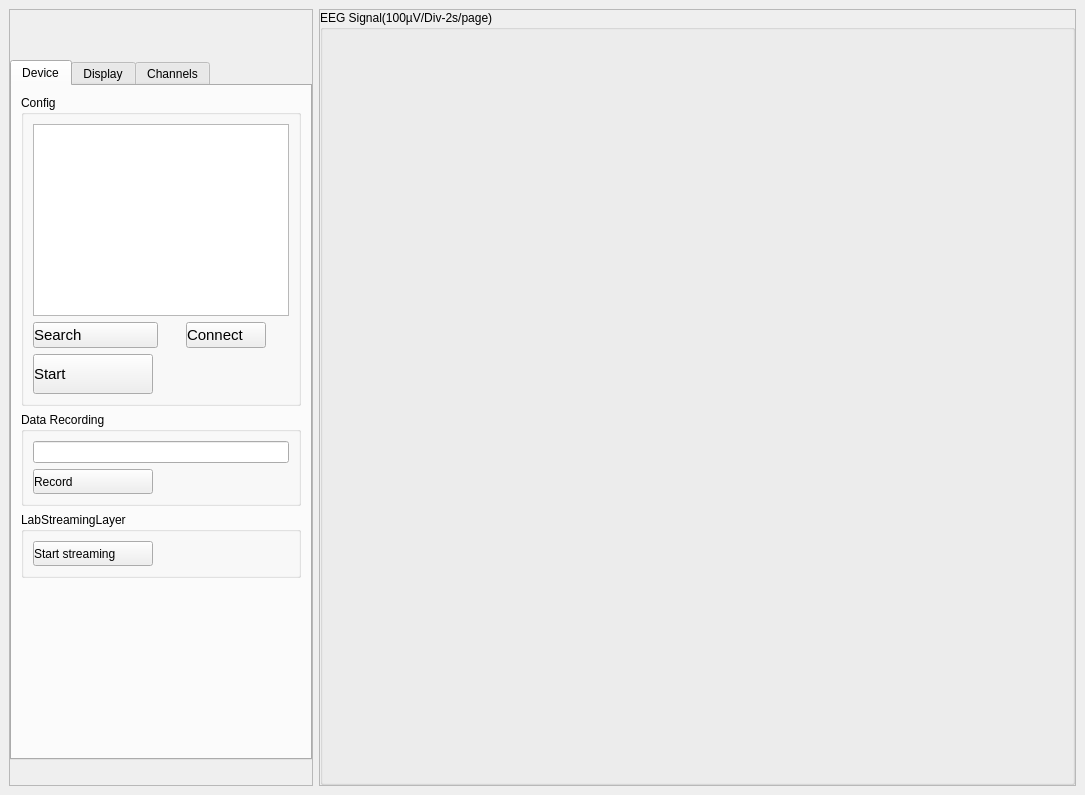
<?xml version="1.0" encoding="UTF-8"?>
<ui version="4.0">
 <class>MainWindow</class>
 <widget class="QMainWindow" name="MainWindow">
  <property name="geometry">
   <rect>
    <x>0</x>
    <y>0</y>
    <width>1085</width>
    <height>795</height>
   </rect>
  </property>
  <property name="windowTitle">
   <string>eConAlpha</string>
  </property>
  <property name="styleSheet">
   <string notr="true"/>
  </property>
  <widget class="QWidget" name="centralwidget">
   <layout class="QHBoxLayout" name="horizontalLayout" stretch="0,5">
    <item>
     <widget class="QFrame" name="frame_menu">
      <property name="minimumSize">
       <size>
        <width>0</width>
        <height>500</height>
       </size>
      </property>
      <property name="styleSheet">
       <string notr="true">text-align: left;</string>
      </property>
      <property name="frameShape">
       <enum>QFrame::StyledPanel</enum>
      </property>
      <property name="frameShadow">
       <enum>QFrame::Raised</enum>
      </property>
      <layout class="QVBoxLayout" name="verticalLayout">
       <property name="spacing">
        <number>0</number>
       </property>
       <property name="leftMargin">
        <number>0</number>
       </property>
       <property name="topMargin">
        <number>0</number>
       </property>
       <property name="rightMargin">
        <number>0</number>
       </property>
       <property name="bottomMargin">
        <number>0</number>
       </property>
       <item alignment="Qt::AlignHCenter">
        <widget class="QLabel" name="label_menu_logo">
         <property name="minimumSize">
          <size>
           <width>100</width>
           <height>50</height>
          </size>
         </property>
         <property name="maximumSize">
          <size>
           <width>70</width>
           <height>50</height>
          </size>
         </property>
         <property name="text">
          <string/>
         </property>
         <property name="pixmap">
          <pixmap resource="resource.qrc">:/logos/resources/logo.png</pixmap>
         </property>
         <property name="scaledContents">
          <bool>true</bool>
         </property>
         <property name="alignment">
          <set>Qt::AlignCenter</set>
         </property>
         <property name="margin">
          <number>3</number>
         </property>
        </widget>
       </item>
       <item>
        <widget class="QTabWidget" name="tabWidget">
         <property name="tabPosition">
          <enum>QTabWidget::North</enum>
         </property>
         <property name="currentIndex">
          <number>0</number>
         </property>
         <widget class="QWidget" name="tab">
          <attribute name="title">
           <string>Device</string>
          </attribute>
          <layout class="QVBoxLayout" name="verticalLayout_5">
           <item>
            <layout class="QVBoxLayout" name="verticalLayout_2">
             <item>
              <widget class="QGroupBox" name="groupBox_3">
               <property name="title">
                <string>Config</string>
               </property>
               <layout class="QVBoxLayout" name="verticalLayout_10">
                <item>
                 <widget class="QListWidget" name="listWidget"/>
                </item>
                <item>
                 <layout class="QHBoxLayout" name="horizontalLayout_8" stretch="0,0">
                  <item>
                   <widget class="QPushButton" name="pushButton_search">
                    <property name="maximumSize">
                     <size>
                      <width>16777215</width>
                      <height>40</height>
                     </size>
                    </property>
                    <property name="font">
                     <font>
                      <pointsize>11</pointsize>
                     </font>
                    </property>
                    <property name="text">
                     <string>Search</string>
                    </property>
                    <property name="checkable">
                     <bool>false</bool>
                    </property>
                   </widget>
                  </item>
                  <item alignment="Qt::AlignHCenter">
                   <widget class="QPushButton" name="pushButton_connect">
                    <property name="sizePolicy">
                     <sizepolicy hsizetype="Minimum" vsizetype="Fixed">
                      <horstretch>0</horstretch>
                      <verstretch>0</verstretch>
                     </sizepolicy>
                    </property>
                    <property name="minimumSize">
                     <size>
                      <width>0</width>
                      <height>0</height>
                     </size>
                    </property>
                    <property name="maximumSize">
                     <size>
                      <width>16777215</width>
                      <height>40</height>
                     </size>
                    </property>
                    <property name="font">
                     <font>
                      <pointsize>11</pointsize>
                     </font>
                    </property>
                    <property name="inputMethodHints">
                     <set>Qt::ImhSensitiveData</set>
                    </property>
                    <property name="text">
                     <string>Connect</string>
                    </property>
                    <property name="checkable">
                     <bool>true</bool>
                    </property>
                   </widget>
                  </item>
                 </layout>
                </item>
                <item>
                 <widget class="QPushButton" name="pushButton_start">
                  <property name="minimumSize">
                   <size>
                    <width>120</width>
                    <height>40</height>
                   </size>
                  </property>
                  <property name="maximumSize">
                   <size>
                    <width>120</width>
                    <height>40</height>
                   </size>
                  </property>
                  <property name="font">
                   <font>
                    <pointsize>11</pointsize>
                   </font>
                  </property>
                  <property name="inputMethodHints">
                   <set>Qt::ImhNone</set>
                  </property>
                  <property name="text">
                   <string>Start</string>
                  </property>
                  <property name="checkable">
                   <bool>true</bool>
                  </property>
                 </widget>
                </item>
               </layout>
              </widget>
             </item>
             <item>
              <widget class="QGroupBox" name="groupBox_2">
               <property name="title">
                <string>Data Recording</string>
               </property>
               <layout class="QVBoxLayout" name="verticalLayout_9">
                <item>
                 <widget class="QLineEdit" name="lineEdit"/>
                </item>
                <item>
                 <widget class="QPushButton" name="pushButton_3">
                  <property name="enabled">
                   <bool>true</bool>
                  </property>
                  <property name="sizePolicy">
                   <sizepolicy hsizetype="Minimum" vsizetype="Fixed">
                    <horstretch>0</horstretch>
                    <verstretch>0</verstretch>
                   </sizepolicy>
                  </property>
                  <property name="minimumSize">
                   <size>
                    <width>120</width>
                    <height>25</height>
                   </size>
                  </property>
                  <property name="maximumSize">
                   <size>
                    <width>120</width>
                    <height>25</height>
                   </size>
                  </property>
                  <property name="layoutDirection">
                   <enum>Qt::LeftToRight</enum>
                  </property>
                  <property name="text">
                   <string>Record</string>
                  </property>
                 </widget>
                </item>
               </layout>
              </widget>
             </item>
             <item>
              <widget class="QGroupBox" name="groupBox">
               <property name="title">
                <string>LabStreamingLayer</string>
               </property>
               <layout class="QVBoxLayout" name="verticalLayout_8">
                <item>
                 <widget class="QPushButton" name="pushButton_2">
                  <property name="minimumSize">
                   <size>
                    <width>120</width>
                    <height>25</height>
                   </size>
                  </property>
                  <property name="maximumSize">
                   <size>
                    <width>120</width>
                    <height>25</height>
                   </size>
                  </property>
                  <property name="text">
                   <string>Start streaming</string>
                  </property>
                 </widget>
                </item>
               </layout>
              </widget>
             </item>
             <item>
              <spacer name="verticalSpacer">
               <property name="orientation">
                <enum>Qt::Vertical</enum>
               </property>
               <property name="sizeHint" stdset="0">
                <size>
                 <width>20</width>
                 <height>40</height>
                </size>
               </property>
              </spacer>
             </item>
            </layout>
           </item>
          </layout>
         </widget>
         <widget class="QWidget" name="tab_2">
          <attribute name="title">
           <string>Display</string>
          </attribute>
          <layout class="QVBoxLayout" name="verticalLayout_6">
           <item>
            <layout class="QVBoxLayout" name="verticalLayout_3">
             <property name="spacing">
              <number>0</number>
             </property>
             <item>
              <widget class="QGroupBox" name="Scale">
               <property name="title">
                <string>Scale</string>
               </property>
               <layout class="QVBoxLayout" name="verticalLayout_11">
                <item>
                 <layout class="QHBoxLayout" name="horizontalLayout_6">
                  <item>
                   <widget class="QLabel" name="label_8">
                    <property name="text">
                     <string>Time</string>
                    </property>
                   </widget>
                  </item>
                  <item>
                   <widget class="QComboBox" name="comboBox_timescale">
                    <property name="maximumSize">
                     <size>
                      <width>65</width>
                      <height>16777215</height>
                     </size>
                    </property>
                    <property name="currentIndex">
                     <number>4</number>
                    </property>
                    <item>
                     <property name="text">
                      <string>20</string>
                     </property>
                    </item>
                    <item>
                     <property name="text">
                      <string>50</string>
                     </property>
                    </item>
                    <item>
                     <property name="text">
                      <string>100</string>
                     </property>
                    </item>
                    <item>
                     <property name="text">
                      <string>200</string>
                     </property>
                    </item>
                    <item>
                     <property name="text">
                      <string>500</string>
                     </property>
                    </item>
                    <item>
                     <property name="text">
                      <string>1000</string>
                     </property>
                    </item>
                    <item>
                     <property name="text">
                      <string>4000</string>
                     </property>
                    </item>
                   </widget>
                  </item>
                  <item>
                   <widget class="QLabel" name="label_9">
                    <property name="maximumSize">
                     <size>
                      <width>25</width>
                      <height>25</height>
                     </size>
                    </property>
                    <property name="text">
                     <string>ms</string>
                    </property>
                   </widget>
                  </item>
                 </layout>
                </item>
                <item>
                 <layout class="QHBoxLayout" name="horizontalLayout_7">
                  <item>
                   <widget class="QLabel" name="label_10">
                    <property name="text">
                     <string>Vert</string>
                    </property>
                   </widget>
                  </item>
                  <item>
                   <widget class="QComboBox" name="comboBox_vertscale">
                    <property name="maximumSize">
                     <size>
                      <width>65</width>
                      <height>16777215</height>
                     </size>
                    </property>
                    <property name="currentIndex">
                     <number>4</number>
                    </property>
                    <item>
                     <property name="text">
                      <string>10mV</string>
                     </property>
                    </item>
                    <item>
                     <property name="text">
                      <string>25mV</string>
                     </property>
                    </item>
                    <item>
                     <property name="text">
                      <string>50mV</string>
                     </property>
                    </item>
                    <item>
                     <property name="text">
                      <string>100mV</string>
                     </property>
                    </item>
                    <item>
                     <property name="text">
                      <string>200mV</string>
                     </property>
                    </item>
                   </widget>
                  </item>
                  <item>
                   <widget class="QLabel" name="label_11">
                    <property name="maximumSize">
                     <size>
                      <width>25</width>
                      <height>25</height>
                     </size>
                    </property>
                    <property name="text">
                     <string>/Div</string>
                    </property>
                   </widget>
                  </item>
                 </layout>
                </item>
               </layout>
              </widget>
             </item>
             <item>
              <widget class="QGroupBox" name="groupBox_filter">
               <property name="title">
                <string>Filter</string>
               </property>
               <layout class="QVBoxLayout" name="verticalLayout_7">
                <item>
                 <layout class="QHBoxLayout" name="horizontalLayout_2">
                  <item>
                   <widget class="QLabel" name="label_4">
                    <property name="text">
                     <string>High Pass</string>
                    </property>
                   </widget>
                  </item>
                  <item>
                   <widget class="QComboBox" name="comboBox_highpass">
                    <property name="currentText">
                     <string>None</string>
                    </property>
                    <property name="currentIndex">
                     <number>0</number>
                    </property>
                    <item>
                     <property name="text">
                      <string>None</string>
                     </property>
                    </item>
                    <item>
                     <property name="text">
                      <string>0.1</string>
                     </property>
                    </item>
                    <item>
                     <property name="text">
                      <string>1</string>
                     </property>
                    </item>
                    <item>
                     <property name="text">
                      <string>5</string>
                     </property>
                    </item>
                    <item>
                     <property name="text">
                      <string>20</string>
                     </property>
                    </item>
                   </widget>
                  </item>
                  <item>
                   <widget class="QLabel" name="label">
                    <property name="maximumSize">
                     <size>
                      <width>25</width>
                      <height>25</height>
                     </size>
                    </property>
                    <property name="text">
                     <string>Hz</string>
                    </property>
                   </widget>
                  </item>
                 </layout>
                </item>
                <item>
                 <layout class="QHBoxLayout" name="horizontalLayout_3">
                  <item>
                   <widget class="QLabel" name="label_5">
                    <property name="text">
                     <string>Low Pass</string>
                    </property>
                   </widget>
                  </item>
                  <item>
                   <widget class="QComboBox" name="comboBox_lowpass">
                    <property name="currentIndex">
                     <number>0</number>
                    </property>
                    <item>
                     <property name="text">
                      <string>None</string>
                     </property>
                    </item>
                    <item>
                     <property name="text">
                      <string>30</string>
                     </property>
                    </item>
                    <item>
                     <property name="text">
                      <string>40</string>
                     </property>
                    </item>
                    <item>
                     <property name="text">
                      <string>70</string>
                     </property>
                    </item>
                   </widget>
                  </item>
                  <item>
                   <widget class="QLabel" name="label_2">
                    <property name="maximumSize">
                     <size>
                      <width>25</width>
                      <height>25</height>
                     </size>
                    </property>
                    <property name="text">
                     <string>Hz</string>
                    </property>
                   </widget>
                  </item>
                 </layout>
                </item>
                <item>
                 <layout class="QHBoxLayout" name="horizontalLayout_5">
                  <item>
                   <widget class="QLabel" name="label_6">
                    <property name="text">
                     <string>Notch</string>
                    </property>
                   </widget>
                  </item>
                  <item>
                   <widget class="QComboBox" name="comboBox_notch">
                    <property name="currentIndex">
                     <number>0</number>
                    </property>
                    <item>
                     <property name="text">
                      <string>None</string>
                     </property>
                    </item>
                    <item>
                     <property name="text">
                      <string>50</string>
                     </property>
                    </item>
                    <item>
                     <property name="text">
                      <string>60</string>
                     </property>
                    </item>
                   </widget>
                  </item>
                  <item>
                   <widget class="QLabel" name="label_7">
                    <property name="minimumSize">
                     <size>
                      <width>0</width>
                      <height>0</height>
                     </size>
                    </property>
                    <property name="maximumSize">
                     <size>
                      <width>25</width>
                      <height>25</height>
                     </size>
                    </property>
                    <property name="text">
                     <string>Hz</string>
                    </property>
                   </widget>
                  </item>
                 </layout>
                </item>
               </layout>
              </widget>
             </item>
             <item>
              <spacer name="verticalSpacer_7">
               <property name="orientation">
                <enum>Qt::Vertical</enum>
               </property>
               <property name="sizeHint" stdset="0">
                <size>
                 <width>20</width>
                 <height>40</height>
                </size>
               </property>
              </spacer>
             </item>
            </layout>
           </item>
          </layout>
         </widget>
         <widget class="QWidget" name="tab_3">
          <attribute name="title">
           <string>Channels</string>
          </attribute>
         </widget>
        </widget>
       </item>
       <item alignment="Qt::AlignLeft">
        <widget class="QFrame" name="frame_battery">
         <property name="minimumSize">
          <size>
           <width>50</width>
           <height>0</height>
          </size>
         </property>
         <layout class="QHBoxLayout" name="horizontalLayout_battery" stretch="0,0">
          <property name="spacing">
           <number>1</number>
          </property>
          <property name="sizeConstraint">
           <enum>QLayout::SetDefaultConstraint</enum>
          </property>
          <property name="leftMargin">
           <number>0</number>
          </property>
          <property name="topMargin">
           <number>0</number>
          </property>
          <property name="rightMargin">
           <number>0</number>
          </property>
          <property name="bottomMargin">
           <number>0</number>
          </property>
          <item alignment="Qt::AlignLeft|Qt::AlignVCenter">
           <widget class="QLabel" name="label_3">
            <property name="minimumSize">
             <size>
              <width>25</width>
              <height>25</height>
             </size>
            </property>
            <property name="maximumSize">
             <size>
              <width>24</width>
              <height>20</height>
             </size>
            </property>
            <property name="text">
             <string/>
            </property>
            <property name="pixmap">
             <pixmap resource="resource.qrc">:/icons/resources/icons/battery.png</pixmap>
            </property>
            <property name="scaledContents">
             <bool>true</bool>
            </property>
            <property name="textInteractionFlags">
             <set>Qt::NoTextInteraction</set>
            </property>
           </widget>
          </item>
          <item alignment="Qt::AlignLeft|Qt::AlignVCenter">
           <widget class="QLabel" name="label_battery">
            <property name="minimumSize">
             <size>
              <width>25</width>
              <height>20</height>
             </size>
            </property>
            <property name="maximumSize">
             <size>
              <width>30</width>
              <height>20</height>
             </size>
            </property>
            <property name="text">
             <string/>
            </property>
            <property name="textFormat">
             <enum>Qt::AutoText</enum>
            </property>
            <property name="alignment">
             <set>Qt::AlignRight|Qt::AlignTrailing|Qt::AlignVCenter</set>
            </property>
            <property name="textInteractionFlags">
             <set>Qt::NoTextInteraction</set>
            </property>
           </widget>
          </item>
         </layout>
        </widget>
       </item>
      </layout>
     </widget>
    </item>
    <item>
     <widget class="QFrame" name="frame_main">
      <property name="sizePolicy">
       <sizepolicy hsizetype="Minimum" vsizetype="Preferred">
        <horstretch>0</horstretch>
        <verstretch>0</verstretch>
       </sizepolicy>
      </property>
      <property name="frameShape">
       <enum>QFrame::StyledPanel</enum>
      </property>
      <property name="frameShadow">
       <enum>QFrame::Raised</enum>
      </property>
      <layout class="QGridLayout" name="gridLayout">
       <property name="leftMargin">
        <number>0</number>
       </property>
       <property name="topMargin">
        <number>0</number>
       </property>
       <property name="rightMargin">
        <number>0</number>
       </property>
       <property name="bottomMargin">
        <number>0</number>
       </property>
       <property name="spacing">
        <number>0</number>
       </property>
       <item row="0" column="0">
        <widget class="QStackedWidget" name="stackedWidget">
         <property name="sizePolicy">
          <sizepolicy hsizetype="Minimum" vsizetype="Preferred">
           <horstretch>0</horstretch>
           <verstretch>0</verstretch>
          </sizepolicy>
         </property>
         <property name="lineWidth">
          <number>0</number>
         </property>
         <property name="currentIndex">
          <number>0</number>
         </property>
         <widget class="QWidget" name="page_signal">
          <property name="sizePolicy">
           <sizepolicy hsizetype="Minimum" vsizetype="Minimum">
            <horstretch>0</horstretch>
            <verstretch>0</verstretch>
           </sizepolicy>
          </property>
          <layout class="QVBoxLayout" name="verticalLayout_4" stretch="9">
           <property name="spacing">
            <number>0</number>
           </property>
           <property name="leftMargin">
            <number>0</number>
           </property>
           <property name="topMargin">
            <number>0</number>
           </property>
           <property name="rightMargin">
            <number>0</number>
           </property>
           <property name="bottomMargin">
            <number>0</number>
           </property>
           <item>
            <widget class="QGroupBox" name="GroupBox_signal">
             <property name="sizePolicy">
              <sizepolicy hsizetype="Minimum" vsizetype="Minimum">
               <horstretch>0</horstretch>
               <verstretch>0</verstretch>
              </sizepolicy>
             </property>
             <property name="focusPolicy">
              <enum>Qt::ClickFocus</enum>
             </property>
             <property name="contextMenuPolicy">
              <enum>Qt::DefaultContextMenu</enum>
             </property>
             <property name="title">
              <string>EEG Signal(100µV/Div-2s/page)</string>
             </property>
             <property name="alignment">
              <set>Qt::AlignLeading|Qt::AlignLeft|Qt::AlignTop</set>
             </property>
             <layout class="QHBoxLayout" name="horizontalLayout_4" stretch="9">
              <property name="spacing">
               <number>0</number>
              </property>
              <property name="sizeConstraint">
               <enum>QLayout::SetDefaultConstraint</enum>
              </property>
              <property name="leftMargin">
               <number>0</number>
              </property>
              <property name="topMargin">
               <number>0</number>
              </property>
              <property name="rightMargin">
               <number>0</number>
              </property>
              <property name="bottomMargin">
               <number>0</number>
              </property>
              <item>
               <layout class="QGridLayout" name="gridLayout_plot">
                <property name="leftMargin">
                 <number>0</number>
                </property>
                <property name="topMargin">
                 <number>0</number>
                </property>
                <property name="rightMargin">
                 <number>0</number>
                </property>
                <property name="bottomMargin">
                 <number>0</number>
                </property>
                <property name="horizontalSpacing">
                 <number>0</number>
                </property>
               </layout>
              </item>
             </layout>
            </widget>
           </item>
          </layout>
         </widget>
        </widget>
       </item>
      </layout>
     </widget>
    </item>
   </layout>
  </widget>
 </widget>
 <resources>
  <include location="resource.qrc"/>
 </resources>
 <connections/>
</ui>
